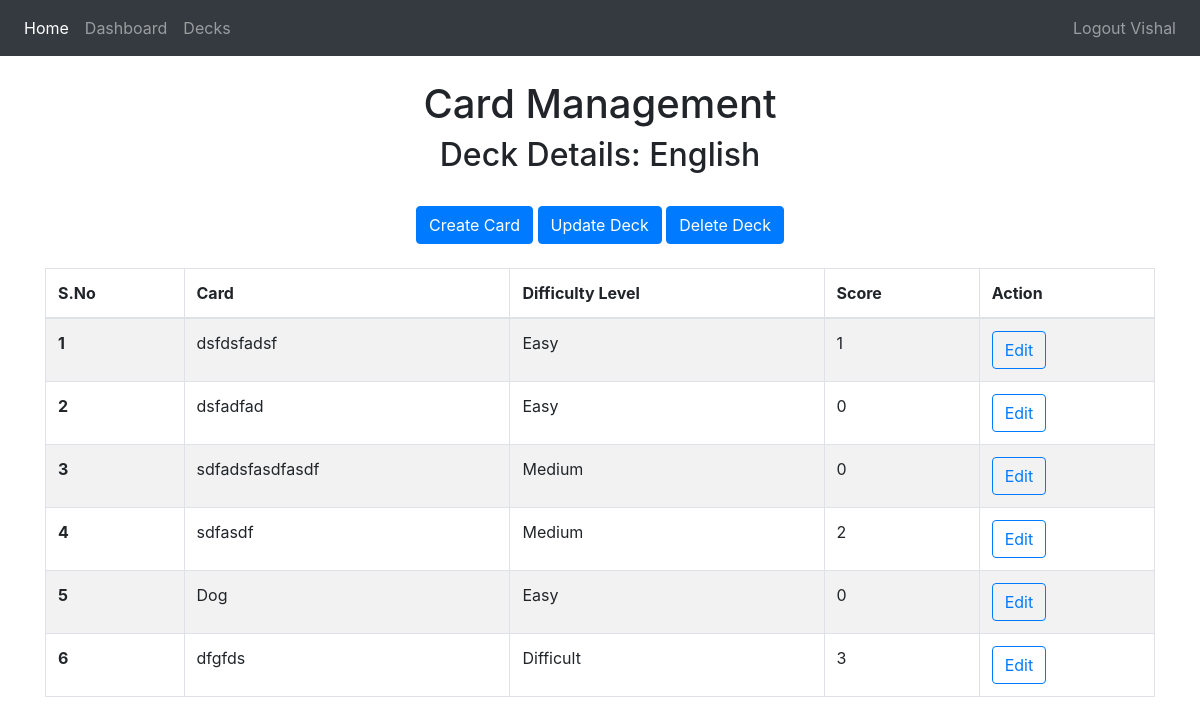
Screenshot of /decks/1 (signed in) with the database file from the repository.
### flashapp/database/models.py (models this page shows)
class User(db.Model, UserMixin):
    id = db.Column(db.Integer, primary_key=True)
    email = db.Column(db.String(150), unique=True)
    password = db.Column(db.String(150))
    first_name = db.Column(db.String(150))
    decks = db.relationship('Deck')
    crt_dt = db.Column(db.DateTime(timezone=True), default=func.now())
    updt_dt = db.Column(db.DateTime(timezone=True), default=func.now())

class Deck(db.Model):
    deck_id = db.Column(db.Integer, primary_key=True)
    deck_name = db.Column(db.String(100), nullable=False)
    cards = db.relationship('Card')
    review_dt = db.Column(db.DateTime(timezone=True))
    user_id = db.Column(db.Integer, db.ForeignKey('user.id'))
    crt_dt = db.Column(db.DateTime(timezone=True), default=func.now())
    updt_dt = db.Column(db.DateTime(timezone=True), default=func.now())

class Card(db.Model):
    card_id = db.Column(db.Integer, primary_key=True)
    deck_id = db.Column(db.Integer, db.ForeignKey('deck.deck_id'))
    card_ques = db.Column(db.String(1500), nullable=False)
    card_ans = db.Column(db.String(1500), nullable=False)
    diff_level = db.Column(db.String(10), nullable=False)
    score = db.Column(db.Integer, default=0)
    crt_dt = db.Column(db.DateTime(timezone=True), default=func.now())
    updt_dt = db.Column(db.DateTime(timezone=True), default=func.now())

### flashapp/controller.py (the view, shortened to what this page needs)
@views.route('/decks/<deck_id>', methods=['GET', 'POST'])
@login_required
def deck_details(deck_id):
    deck = Deck.query.filter_by(deck_id=deck_id).first()
    card = Card.query.filter_by(deck_id=deck_id).all()
    return render_template("deck_details.html", user=current_user, deck_details=(deck, card))

### flashapp/app.py (called while the page is built)
def create_app():
    app = Flask(__name__)
    app.config['SQLALCHEMY_TRACK_MODIFICATIONS'] = False
    app.config['SECRET_KEY'] = 'klfaslkdfj'
    app.config['SQLALCHEMY_DATABASE_URI'] = f'sqlite:///{DB_NAME}'
    db.init_app(app)
    app.register_blueprint(views, url_prefix='/')
    app.register_blueprint(auth, url_prefix='/')
    create_database(app)
    login_manager = LoginManager()
    login_manager.login_view = 'views.login'
    login_manager.init_app(app)
    @login_manager.user_loader
    def load_user(id):
        return User.query.get(int(id))
    return app

### flashapp/templates/deck_details.html (shortened to what this page needs)
{% extends "base.html" %} {% block title %}Card Management{% endblock %} {% block content
%}
<h1 align="center">Card Management</h1>
<h2 align="center">Deck Details: {{ deck_details[0].deck_name }}</h2>
<div class="text-center">
<a class="btn btn-primary" href="/decks/{{ deck_details[0].deck_id }}/card" role="button">Create Card</a>
<button type="button" class="btn btn-primary" data-toggle="modal" data-target="#exampleModalCenter1">
  Update Deck
</button>
<button type="button" class="btn btn-primary" data-toggle="modal" data-target="#exampleModalCenter2">
  Delete Deck
</button>
</div>
<br/>
{% if deck_details[1]|length>0 %}
    <table class="table table-striped table-hover table-bordered justify-content-center">
  <thead>
    <tr>
      <th scope="col">S.No</th>
      <th scope="col">Card</th>
      <th scope="col">Difficulty Level</th>
      <th scope="col">Score</th>
      <th scope="col">Action</th>
    </tr>
  </thead>
  <tbody>
  {% for i in range(deck_details[1]|length) %}
    <tr>
      <th scope="row">{{ (i+1) }}</th>
      <td>{{ deck_details[1][i].card_ques }}</td>
      <td>{{ deck_details[1][i].diff_level }}</td>
      <td>{{ deck_details[1][i].score }}</td>
        <td><button type="button" class="btn btn-outline-primary" onclick="location.href='/decks/{{ deck_details[0].deck_id }}/cards/{{ deck_details[1][i].card_id }}'">Edit</button></td>
    </tr>
  {% endfor %}
  </tbody>
</table>
{% else %}
<p class="font-weight-bold font-italic text-center size">There are no cards available for this deck.</p>
{% endif %}
{% endblock %}

### flashapp/templates/base.html (shortened to what this page needs)
<!DOCTYPE html>
<html>
  <head>
    <link rel=stylesheet type=text/css href="{{ url_for('static', filename='style.css') }}"/>
    <link
      rel="stylesheet"
      href="https://stackpath.bootstrapcdn.com/bootstrap/4.4.1/css/bootstrap.min.css"
    />
    <link
      rel="stylesheet"
      href="https://stackpath.bootstrapcdn.com/font-awesome/4.7.0/css/font-awesome.min.css"
    />
  </head>
  <body>
    <nav class="navbar navbar-expand-lg navbar-dark bg-dark">
      <div class="collapse navbar-collapse" id="navbar">
        <ul class="navbar-nav mr-auto">
            <li class="nav-item active">
                <a class="nav-link" href="/">Home <span class="sr-only">(current)</span></a>
            </li>
            <li class="nav-item">
                {% if user.is_authenticated %}
                <a class="nav-link" href="/dashboard">Dashboard</a>
                {% endif %}
            </li>
            <li class="nav-item">
                {% if user.is_authenticated %}
                <a class="nav-link" href="/decks">Decks</a>
                {% endif %}
            </li>
        </ul>
          <ul class="navbar-nav">
              <li class="nav-item">
                  {% if user.is_authenticated %}
                  <a class="nav-link" id="logout" href="/logout">Logout {{ user.first_name }}</a>
                  {% endif %}
              </li>
          </ul>
      </div>
    </nav>
    <div class="container">{% block content %} {% endblock %}</div>
  </body>
</html>

### rows the page displays
User: first_name "Vishal"
Deck: deck_name "English"
Card: card_ques "dsfdsfadsf", diff_level "Easy", score "1"
Card: card_ques "dsfadfad", diff_level "Easy", score "0"
Card: card_ques "sdfadsfasdfasdf", diff_level "Medium", score "0"
Card: card_ques "sdfasdf", diff_level "Medium", score "2"
Card: card_ques "Dog", diff_level "Easy", score "0"
Card: card_ques "dfgfds", diff_level "Difficult", score "3"

### other values shown
{{ (i+1) }} "1" "2" "3" "4" "5" "6"
